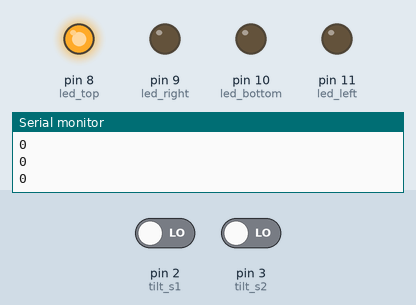
Bench run of a sketch on a simulated Arduino Uno, built with avr-gcc and run on an emulated ATmega328P. On the bench: output pins drawn as LEDs (lit = HIGH), the last lines printed to the serial monitor. Inputs (shaded band) come from the test bench; at power-on: pin 2 (tilt_s1) LOW, pin 3 (tilt_s2) LOW.

Above: at 1.2 s.
1.3 s: pin 2 (tilt_s1) driven HIGH
At 2.5 s:
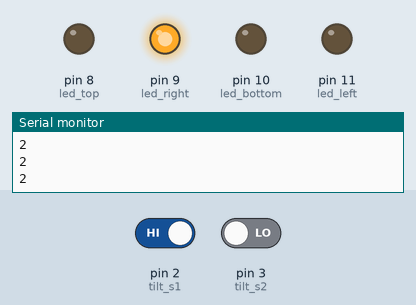
2.9 s: pin 3 (tilt_s2) driven HIGH
At 3.8 s:
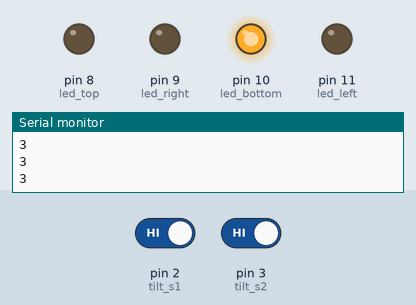
4.5 s: pin 2 (tilt_s1) driven LOW
At 5.0 s:
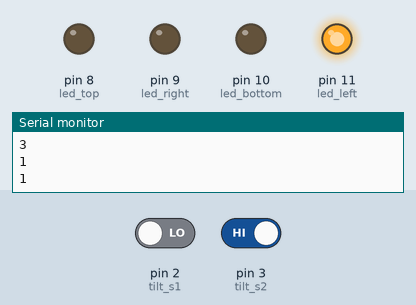
6.1 s: pin 3 (tilt_s2) driven LOW
At 7.4 s:
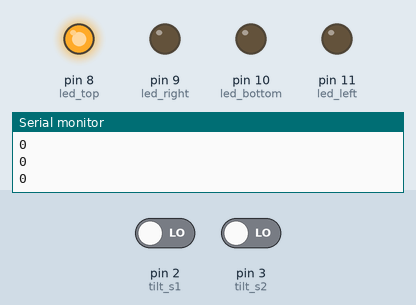
Timing chart, 0 to 8.7 s (numbered marks = the images above; inputs shaded):
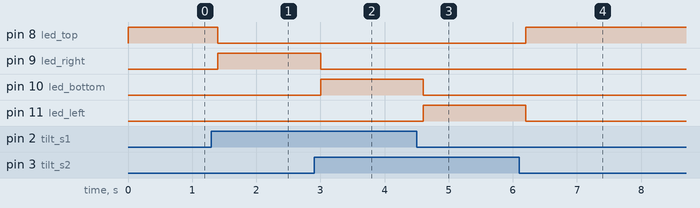

Measured:
- after the input at 1.3 s, pin 8 (led_top): HIGH → LOW after 0.10 s; pin 9 (led_right): LOW → HIGH after 0.10 s
- after the input at 2.9 s, pin 9 (led_right): HIGH → LOW after 0.10 s; pin 10 (led_bottom): LOW → HIGH after 0.10 s
- after the input at 4.5 s, pin 10 (led_bottom): HIGH → LOW after 0.10 s; pin 11 (led_left): LOW → HIGH after 0.10 s
- after the input at 6.1 s, pin 8 (led_top): LOW → HIGH after 0.10 s; pin 11 (led_left): HIGH → LOW after 0.10 s

The sketch:

basic_test.ino
```cpp
//For the RPI-1031 - http://www.sparkfun.com/products/10621

int tilt_s1 = 2;
int tilt_s2 = 3;

int led_top = 8;
int led_right = 9;
int led_bottom = 10;
int led_left = 11;

void setup(){
 pinMode(tilt_s1, INPUT);
 pinMode(tilt_s2, INPUT);
 pinMode(led_top, OUTPUT);
 pinMode(led_right, OUTPUT);
 pinMode(led_bottom, OUTPUT);
 pinMode(led_left, OUTPUT);


 Serial.begin(9600);
}

void loop(){
  int position = getTiltPos();
  Serial.println(position);

  //top
  if(position == 0)
  {
    digitalWrite(led_top, HIGH);
    digitalWrite(led_right, LOW);
    digitalWrite(led_bottom, LOW);
    digitalWrite(led_left, LOW);
  }
  //right
  else if(position == 2)
  {
    digitalWrite(led_top, LOW);
    digitalWrite(led_right, HIGH);
    digitalWrite(led_bottom, LOW);
    digitalWrite(led_left, LOW);
  }
  //left
  else if(position == 1)
  {
    digitalWrite(led_top, LOW);
    digitalWrite(led_right, LOW);
    digitalWrite(led_bottom, LOW);
    digitalWrite(led_left, HIGH);
  }
  //bottom
  else if(position == 3)
  {
    digitalWrite(led_top, LOW);
    digitalWrite(led_right, LOW);
    digitalWrite(led_bottom, HIGH);
    digitalWrite(led_left, LOW);
  }

  delay(200); //only here to slow down the serial output
}

int getTiltPos(){
   int s1 = digitalRead(tilt_s1);
   int s2 = digitalRead(tilt_s2);
   return (s1 << 1) | s2; //bitwise math to combine the values
}
```
